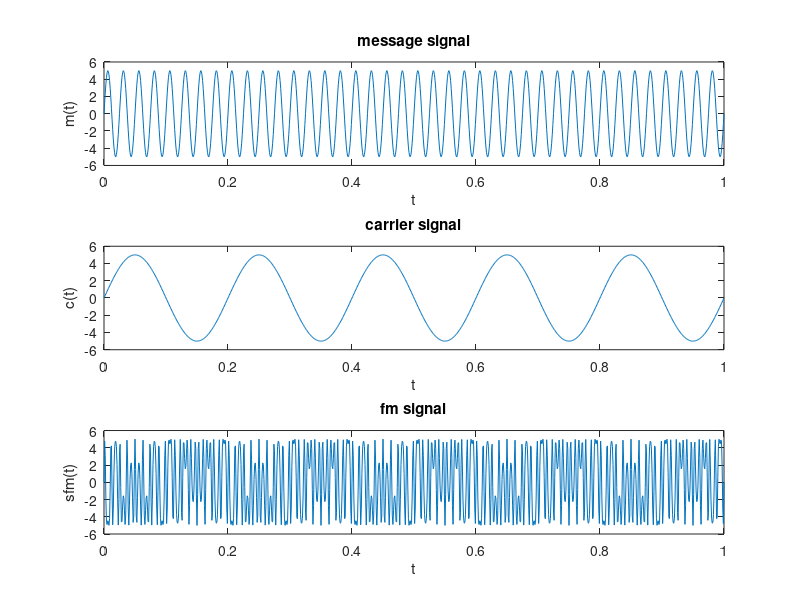

MATLAB code to generate this figure:
ac=input('enter carrier amp');
am=input('enter msg signal amp');
fc=input('enter carrier freq')
fm=40;
mi=input('mod index');
t=0:0.001:1;
m=am*sin(2*pi*fm*t);
c=ac*sin(2*pi*fc*t);
subplot(3,1,1)
plot(t,m);
xlabel('t');
ylabel('m(t)');
title('message signal');
subplot(3,1,2)
plot(t,c);
xlabel('t');
ylabel('c(t)');
title('carrier signal');
sfm=ac.*sin(2*pi*fc*t+(mi.*sin(2*pi*fm*t)));
subplot(3,1,3)
plot(t,sfm);
xlabel('t');
ylabel('sfm(t)');
title('fm signal');



